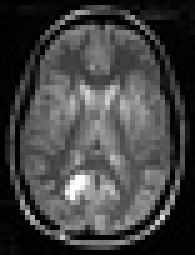
%> input picture Image Registration Implemetation/mr2.jpg, 39 x 51 px, shrunk from 196 x 257 before the run (shown 5 times larger)
$ octave registration.m   (GNU Octave 9; MATLAB toolbox functions it lacks are replaced by stand-ins)
%> lines starting %> are read from the running program, lines starting %| are printed output that depends on the picture
### Image Registration Implemetation/ssd.m
function [ outp ] = ssd(fixed,moving)
[m n]=size(fixed);

moving=imresize(moving,[m n],'bicubic');
 k=(fixed-moving);
        k=k.*k;
z=sum(sum(k))/m*n;
outp=z;

end

### Image Registration Implemetation/morphologicalfilter.m

function  [ outp ]=  morphologicalfilter(A)
% erosion of grayscale image on the basis of different type of  structure

B2=[0 1 0;1 1 1;0 1 0];

m=floor(size(B2,1)/2);
n=floor(size(B2,2)/2);
%Pad array on all the sides
C=padarray(A,[m n]);
%  D=false(size(A));
  D=A;
Tempp=[];
for i=1:size(A,1)
    for j=1:size(A,2)
        for k=-m:m
            for l=-n:n

                    Tempp(k+m+1,l+n+1)=C(i+k+m,j+l+n)-B2(k+m+1,l+n+1);


            end
        end

        D(i,j)=min(min(Tempp));


    end
end


% Dilation of grayscale image on the basis of different type of  structure


%Pad array on all the sides
C=padarray(D,[m n]);
%  D=false(size(A));
  E=D;
Tempp=[];
for i=1:size(D,1)
    for j=1:size(D,2)
        for k=-m:m
            for l=-n:n

                    Tempp(k+m+1,l+n+1)=C(i+k+m,j+l+n)+B2(k+m+1,l+n+1);


            end
        end

        E(i,j)=max(max(Tempp));


    end
end

% Dilation of grayscale image on the basis of different type of  structure

%Pad array on all the sides
C=padarray(E,[m n]);
%  D=false(size(A));
  F=E;
Tempp=[];
for i=1:size(E,1)
    for j=1:size(E,2)
        for k=-m:m
            for l=-n:n


                    Tempp(k+m+1,l+n+1)=C(i+k+m,j+l+n)+B2(k+m+1,l+n+1);


            end
        end

        F(i,j)=max(max(Tempp));

    end
end

% erosion of grayscale image on the basis of different type of  structure


%Pad array on all the sides
C=padarray(F,[m n]);
%  D=false(size(A));
  G=F;
Tempp=[];
for i=1:size(F,1)
    for j=1:size(F,2)
        for k=-m:m
            for l=-n:n

                    Tempp(k+m+1,l+n+1)=C(i+k+m,j+l+n)-B2(k+m+1,l+n+1);


            end
        end

        G(i,j)=min(min(Tempp));


    end
end
outp=G;

### Image Registration Implemetation/registration.m
clc;
clear all;
fixed=imread('mr2.jpg');
%> fixed is the input picture: size 51x39x3 uint8; min 0, max 255, mean 66.6
fixed=rgb2gray(fixed);
%> fixed: size 51x39 uint8
figure,imshow(fixed);
title('Fixed image');

I=imread('mr1.jpg');
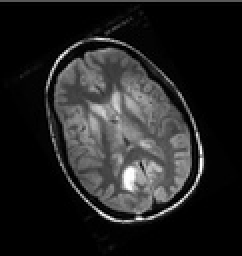
%> input picture Image Registration Implemetation/mr1.jpg, 121 x 128 px, shrunk from 615 x 651 before the run (shown 2 times larger)
%> I is the input picture: size 128x121x3 uint8; min 0, max 255, mean 35

I=rgb2gray(I);
%> I: size 128x121 uint8
figure,imshow(I);
title('Moving image');
ssssd=ssd(fixed,I)
%> in ssd, `moving=imresize(moving,[m n],'bicubic');`:
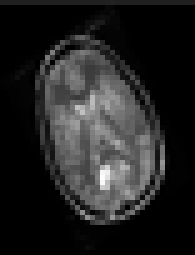
%> moving: size 51x39 uint8 (shown 5 times larger); min 0, max 253, mean 34.9
%> in ssd, `k=k.*k;`:
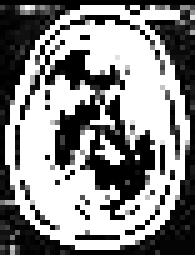
%> k: size 51x39 uint8 (shown 5 times larger); min 0, max 255, mean 137
%> in ssd, `z=sum(sum(k))/m*n;`: z = 208419.1
%> ssssd = 208419.1
% I=medianfilter(I);
  I=morphologicalfilter(I);
%> after the loop in morphologicalfilter, `for i=1:size(A,1)`:
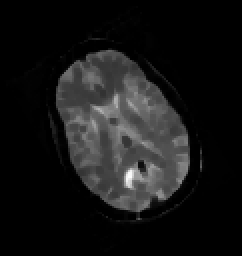
%> D: size 128x121 uint8 (shown 2 times larger); min 0, max 251, mean 22.2
%> after the loop in morphologicalfilter, `for i=1:size(A,1)`: Tempp = [0 0 0; 0 0 0; 0 0 0]
%> after the loop in morphologicalfilter, `for i=1:size(D,1)`:
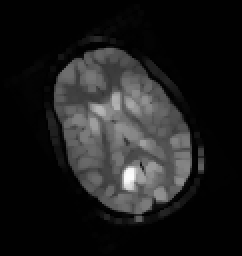
%> E: size 128x121 uint8 (shown 2 times larger); min 1, max 252, mean 29
%> after the loop in morphologicalfilter, `for i=1:size(D,1)`: Tempp = [0 1 0; 1 1 1; 0 1 0]
%> after the loop in morphologicalfilter, `for i=1:size(E,1)`:
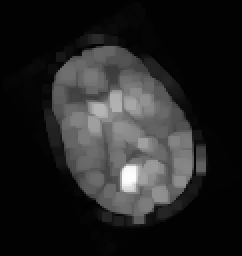
%> F: size 128x121 uint8 (shown 2 times larger); min 2, max 253, mean 35.8
%> after the loop in morphologicalfilter, `for i=1:size(E,1)`: Tempp = [1 2 0; 2 2 1; 0 1 0]
%> in morphologicalfilter, `C=padarray(F,[m n]);`:
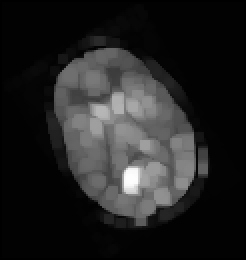
%> C: size 130x123 uint8 (shown 2 times larger); min 0, max 253, mean 34.6
%> after the loop in morphologicalfilter, `for i=1:size(F,1)`: Tempp = [2 1 0; 1 1 0; 0 0 0]
figure
imshow(I);
title(' After filtering by morphologicalfilter');
%> (the run ends here)
